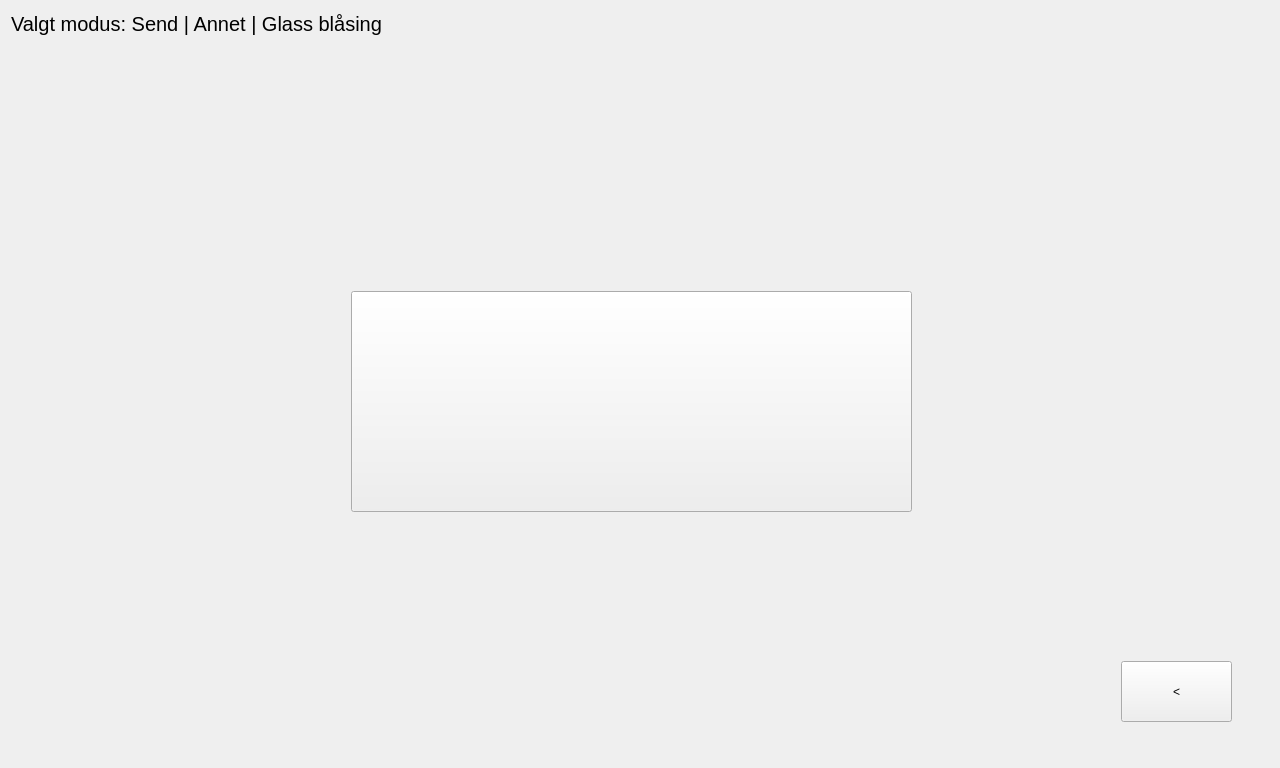
<?xml version="1.0" encoding="UTF-8"?>
<ui version="4.0">
 <class>glass_blaasing_send</class>
 <widget class="QWidget" name="glass_blaasing_send">
  <property name="geometry">
   <rect>
    <x>0</x>
    <y>0</y>
    <width>1280</width>
    <height>768</height>
   </rect>
  </property>
  <property name="windowTitle">
   <string>Form</string>
  </property>
  <layout class="QGridLayout" name="gridLayout">
   <item row="0" column="0">
    <widget class="QStackedWidget" name="stackedWidget">
     <widget class="QWidget" name="side_glass_blaasing_bedrifter">
      <widget class="QLabel" name="modus_0">
       <property name="geometry">
        <rect>
         <x>0</x>
         <y>0</y>
         <width>671</width>
         <height>25</height>
        </rect>
       </property>
       <property name="font">
        <font>
         <pointsize>15</pointsize>
        </font>
       </property>
       <property name="text">
        <string>Valgt modus: Send | Annet | Glass blåsing</string>
       </property>
      </widget>
      <widget class="QPushButton" name="tronrud">
       <property name="geometry">
        <rect>
         <x>340</x>
         <y>280</y>
         <width>561</width>
         <height>221</height>
        </rect>
       </property>
       <property name="font">
        <font>
         <pointsize>20</pointsize>
        </font>
       </property>
       <property name="styleSheet">
        <string notr="true"/>
       </property>
       <property name="text">
        <string/>
       </property>
      </widget>
      <widget class="QPushButton" name="tilbake_0_glass_blaasing_bedrifter">
       <property name="geometry">
        <rect>
         <x>1110</x>
         <y>650</y>
         <width>111</width>
         <height>61</height>
        </rect>
       </property>
       <property name="text">
        <string>&lt;</string>
       </property>
      </widget>
      <widget class="QLabel" name="logo_tepvr_0">
       <property name="geometry">
        <rect>
         <x>760</x>
         <y>0</y>
         <width>481</width>
         <height>94</height>
        </rect>
       </property>
       <property name="text">
        <string/>
       </property>
      </widget>
     </widget>
     <widget class="QWidget" name="side_glass_blaasing_tronrud">
      <widget class="QLabel" name="modus_1">
       <property name="geometry">
        <rect>
         <x>0</x>
         <y>0</y>
         <width>621</width>
         <height>25</height>
        </rect>
       </property>
       <property name="font">
        <font>
         <pointsize>15</pointsize>
        </font>
       </property>
       <property name="text">
        <string>Valgt modus: Send | Annet | Glass blåsing</string>
       </property>
      </widget>
      <widget class="QLabel" name="modus_1_1">
       <property name="geometry">
        <rect>
         <x>0</x>
         <y>30</y>
         <width>471</width>
         <height>31</height>
        </rect>
       </property>
       <property name="font">
        <font>
         <pointsize>15</pointsize>
        </font>
       </property>
       <property name="text">
        <string>Bedrift: Tronrud Engineering AS</string>
       </property>
      </widget>
      <widget class="QLabel" name="logo_tepvr_1">
       <property name="geometry">
        <rect>
         <x>760</x>
         <y>0</y>
         <width>481</width>
         <height>94</height>
        </rect>
       </property>
       <property name="text">
        <string/>
       </property>
      </widget>
      <widget class="QPushButton" name="tilbake_1_glass_blaasing_tronrud">
       <property name="geometry">
        <rect>
         <x>1110</x>
         <y>650</y>
         <width>111</width>
         <height>61</height>
        </rect>
       </property>
       <property name="text">
        <string>&lt;</string>
       </property>
      </widget>
     </widget>
    </widget>
   </item>
  </layout>
 </widget>
 <resources/>
 <connections/>
</ui>
